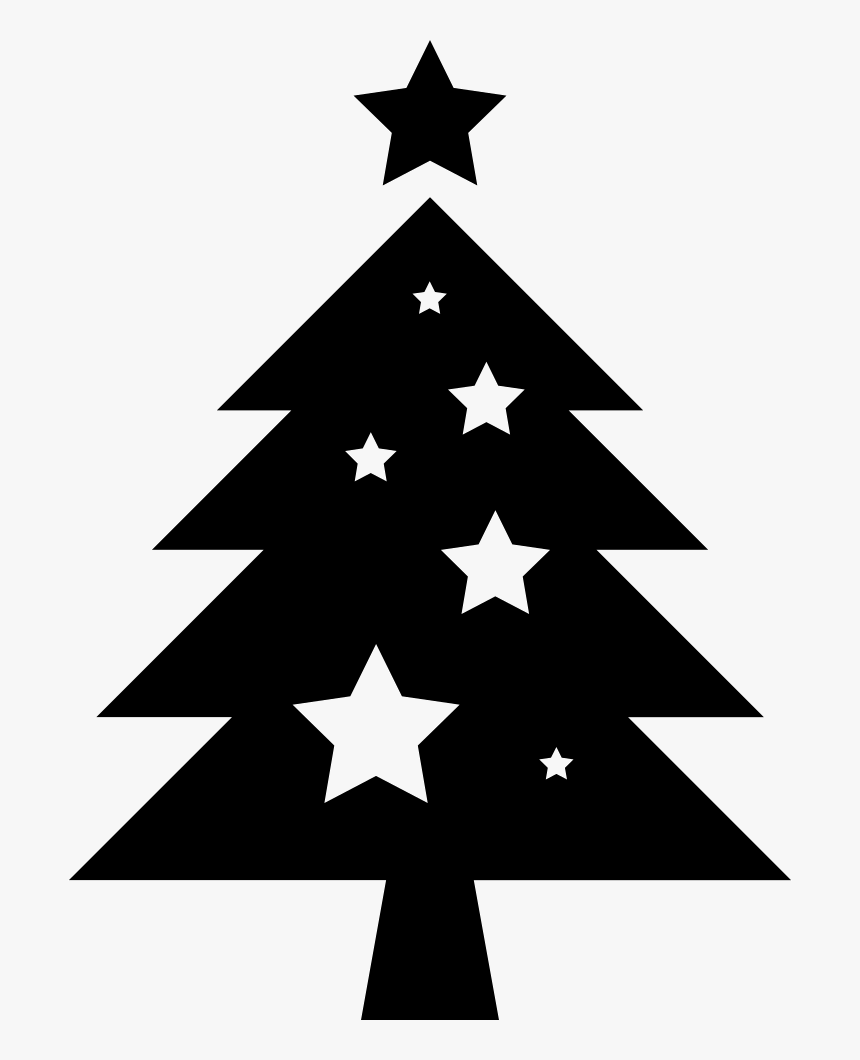
#> input picture tree.png, 860 x 1060 px
$ jupyter execute --allow-errors tree_skeleton.ipynb   (older library calls are emulated)
#> lines starting #> are read from the running program, lines starting #| are printed output that depends on the picture
[cell 1]
# Skeletonization is an automated Deduction in Geometry.
# the skeleton is the set of points, where two or more wavefronts meet
# skeletonization - computation of a skeleton of some shape, widely used in image processing and visualisation

# import the necessary libraries
import cv2
import numpy as np
from google.colab.patches import cv2_imshow
from PIL import Image
from matplotlib import pyplot as plt
from matplotlib import image as mpimg
from skimage.morphology import skeletonize
from skimage import data
from skimage.util import invert
from skimage.morphology import medial_axis
import scipy
import matplotlib.image as mpimg
import math
import scipy.misc
from scipy.misc import *
from skimage import io, transform

[cell 2]
# plot the original image
plt.title("Original")
plt.xlabel("X pixel scaling")
plt.ylabel("Y pixels scaling")

image = mpimg.imread("tree.png")
#> image is the input picture: shape (1060, 860, 4) float32; mean R, G, B, A 0.665, 0.665, 0.665, 1
plt.imshow(image)
plt.show()

# convert RGB image to grayscale
def rgb2gray(rgb):
    return np.dot(rgb[...,:3], [0.2989, 0.5870, 0.1140])

[cell 3]
# invert the image
image = mpimg.imread("tree.png")

# perform the first skeletonizations
skeleton = skeletonize(image)
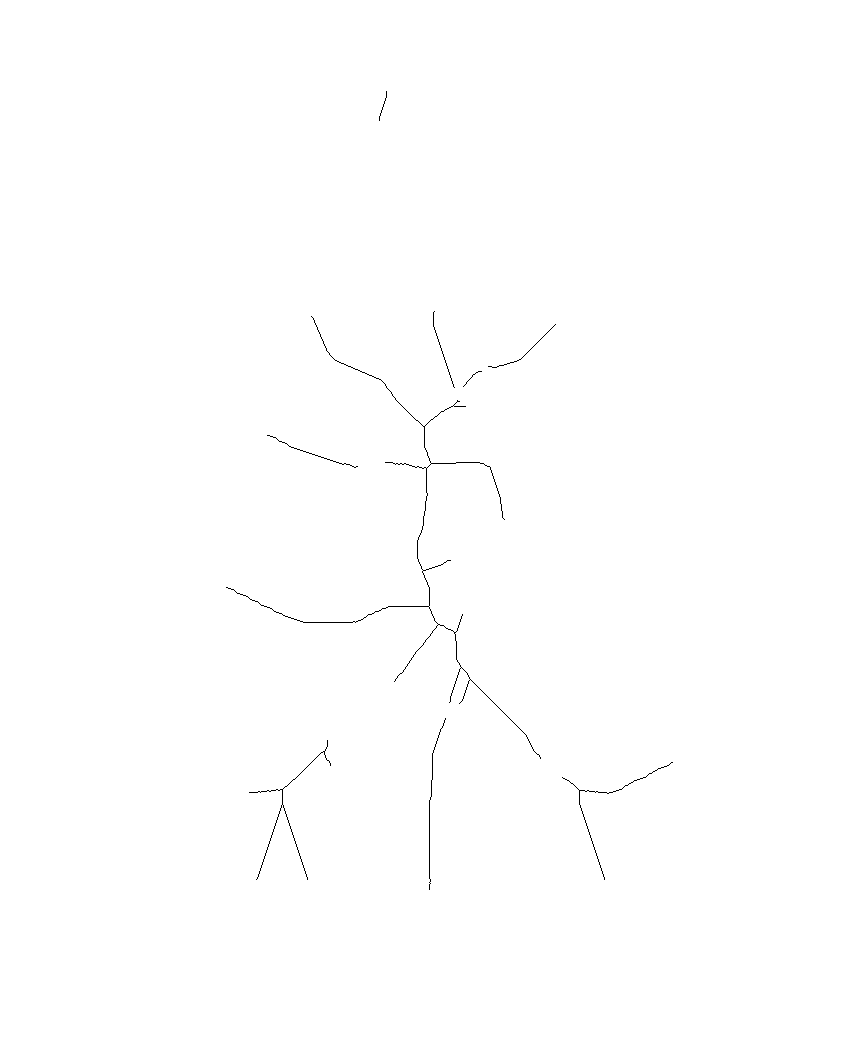
#> skeleton: shape (1060, 860, 4) bool; mean R, G, B, A 0, 0.000666, 5.48e-05, 0.00216; transparent parts drawn white
skeleton_lee = skeletonize(image, method='lee')

[cell 4]
plt.imshow(skeleton)

[cell 5]
# Display results for Skeleton. You can see unwanted skeleton branches around.
fig, axes = plt.subplots(nrows=1, ncols=7, figsize=(10, 4), sharex=True, sharey=True)

ax = axes.ravel()

ax[0].imshow(image, cmap=plt.cm.gray)
ax[0].axis('off')
ax[0].set_title('original', fontsize=10)

# Zha Method 1984 - A fast parallel algorithm for thinning digital patterns. Certain pixels are selectively removed.
ax[1].imshow(skeleton, cmap=plt.cm.gray)
ax[1].axis('off')
ax[1].set_title('2D skeleton', fontsize=10)

# Lee Method 1994 - is designed to be used on 3-D images, and is selected automatically for those.
# For illustrative purposes, we apply this algorithm to a 2-D image.
ax[2].imshow(skeleton_lee, cmap=plt.cm.gray)
ax[2].axis('off')
ax[2].set_title('3D skeleton Lee', fontsize=10)

# Resize to 30% of original size
#> (the rest of this cell did not finish here and is left out)

[cell 6]
fileName = "tree.png"

[cell 7]
I=mpimg.imread(fileName)
I2 = io.imread("tree.png")

[cell 8]
# Convert image to grayscale
I = rgb2gray(I)

[cell 9]
# Obtain the size of the image
h, w, c = I2.shape
#> h = 1060; w = 860; c = 4

# Resize the image to 0.3 times of it's original size
h_new, w_new = (int)(h * 0.3), (int)(w * 0.3)
#> h_new = 318; w_new = 258

# new resized image
resizedImage = transform.resize(I2, (h_new, w_new))


plt.imshow(resizedImage)
plt.show()

#print(I2.shape)

[cell 10]
print(resizedImage.shape)
#| (318, 258, 4)

[cell 11]
# Define the tuning parameters for flux image.
# Number of samples is related to the number of points this algorithm considers around a shrinking disk.
number_of_samples = 30
epsilon = 1
flux_threshold = 8

[cell 12]
import scipy.ndimage.morphology as morphOps

[cell 13]
# distImage - Exact euclidean distance transform.
# In addition to the distance transform, the feature transform can be calculated.
# In this case the index of the closest background element is returned along the first axis of the result.
distImage,IDX = morphOps.distance_transform_edt(I,return_indices=True);
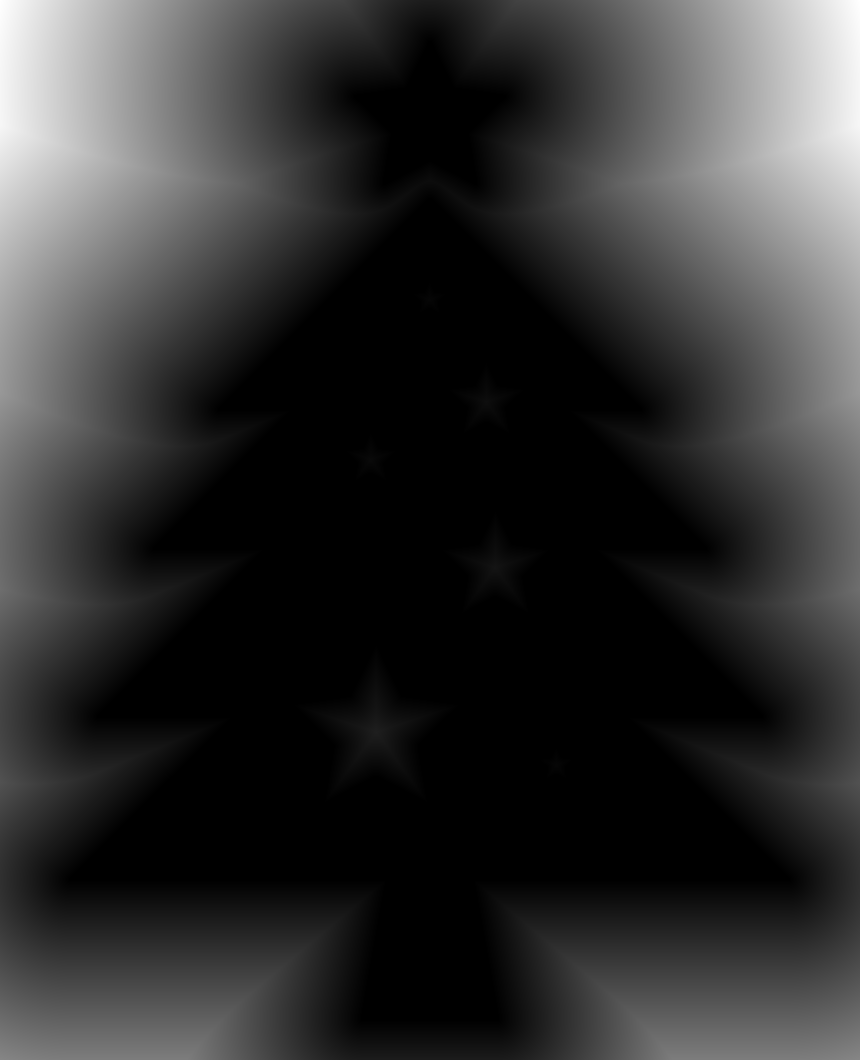
#> distImage: shape (1060, 860) float64; min 0, max 367.8, mean 71.7; drawn with min black and max white

[cell 14]
plt.imshow(distImage)

[cell 15]
# sample a set of points around a shrinking disk.
# The formula for magnetic flux is Φ = B * A * cos(θ), where B is the magnetic field strength, A is the area, and θ is the angle between the magnetic field and the area vector.
def sample_sphere_2D(number_of_samples):
#> called with number_of_samples = 30
    sphere_points = np.zeros((number_of_samples,2))
    alpha = (2*math.pi)/(number_of_samples)
    for i in range(number_of_samples):
        sphere_points[i][0] = math.cos(alpha*(i-1))
        sphere_points[i][1] = math.sin(alpha*(i-1))
    return sphere_points

[cell 16]
sphere_points = sample_sphere_2D(number_of_samples)

[cell 17]
def sub2ind(array_shape, rows, cols):
    ind = rows*array_shape[1] + cols
    ind[ind < 0] = -1
    ind[ind >= array_shape[0]*array_shape[1]] = -1
    return ind

def ind2sub(array_shape, ind):
    ind[ind < 0] = -1
    ind[ind >= array_shape[0]*array_shape[1]] = -1
    rows = (ind.astype('int') / array_shape[1])
    cols = ind % array_shape[1]
    return (rows, cols)

[cell 18]
# Flux - measure of the number of electric or magnetic field lines passing through a surface in a given amount time.
# Field lines provide a mechanism for visualizing the magnitude and direction of the field being measured.
# They are imaginary lines that follow different patterns, depending on the field type: electric or magnetic
# The electric flux is then just the electric field times the area of the sphere.
def compute_aof(distImage,IDX, sphere_points, epsilon):

#> called with IDX = array of shape (2, 1060, 860), sphere_points = array of shape (30, 2), epsilon = 1
    m = distImage.shape[0]
#> m = 1060
    n = distImage.shape[1]
#> n = 860
    normals = np.zeros(sphere_points.shape)
    fluxImage = np.zeros((m,n))
    for t in range(0,number_of_samples):
        normals[t] = sphere_points[t]
    sphere_points = sphere_points * epsilon

    XInds = IDX[0]
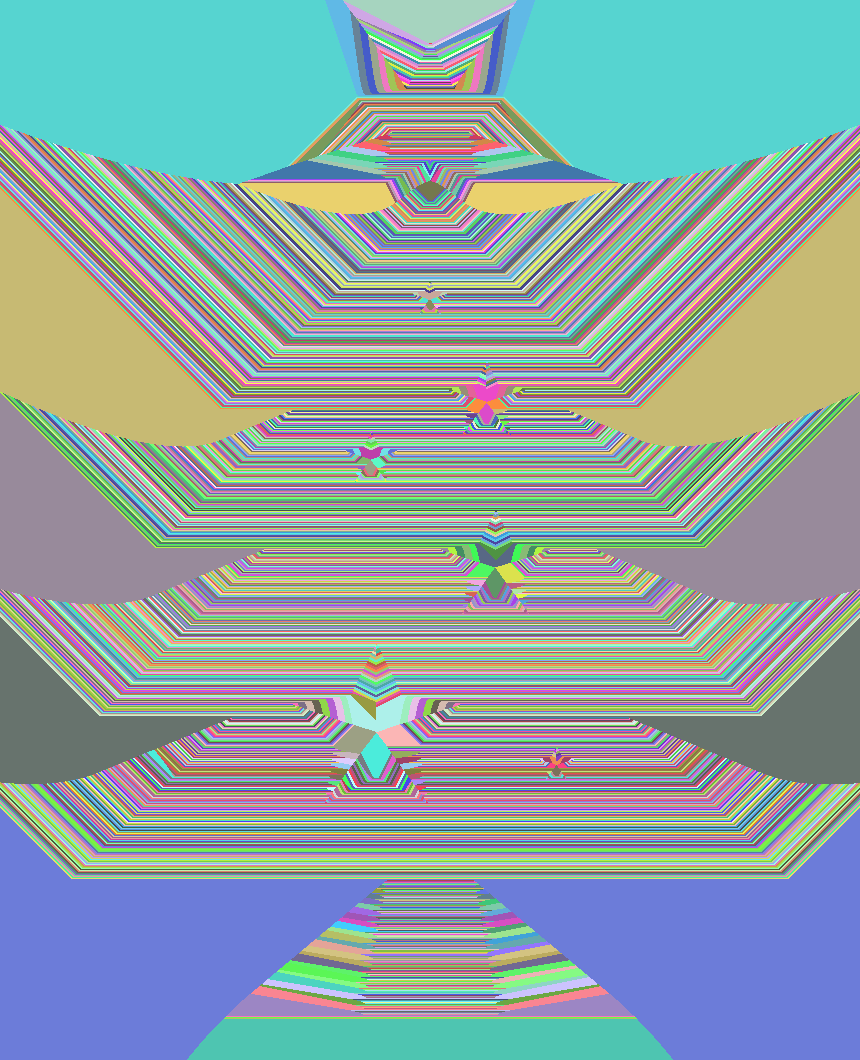
#> XInds: shape (1060, 860) int32; 963 distinct labels, from 42 to 1019; one colour per label, 0 black
    YInds = IDX[1]
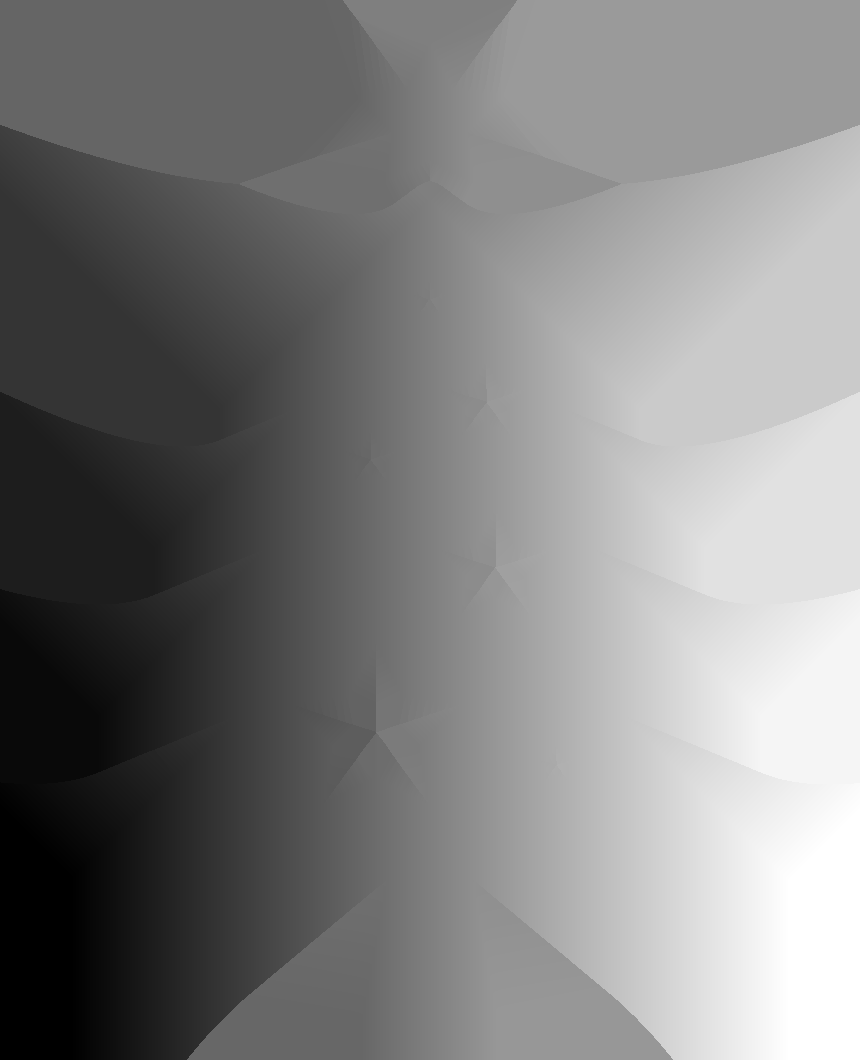
#> YInds: shape (1060, 860) int32; min 70, max 788, mean 429.4; drawn with min black and max white

    for i in range(0,m):
        for j in range(0,n):
            flux_value = 0
            if (distImage[i][j] > -1.5):
                if( i > epsilon and j > epsilon and i < m - epsilon and j < n - epsilon ):
#                   sum over dot product of normal and the gradient vector field (q-dot)
                    for ind in range (0,number_of_samples):

#                       a point on the sphere
                        px = i+sphere_points[ind][0]+0.5;
                        py = j+sphere_points[ind][1]+0.5;

#                       the indices of the grid cell that sphere points fall into
                        cI = math.floor(i+sphere_points[ind][0]+0.5)
                        cJ = math.floor(j+sphere_points[ind][1]+0.5)

#                       closest point on the boundary to that sphere point

                        bx = XInds[cI][cJ]
                        by = YInds[cI][cJ]
#                       the vector connect them
                        qq = [bx-px,by-py]

                        d = np.linalg.norm(qq)
                        if(d!=0):
                            qq = qq / d
                        else:
                            qq = [0,0]
                        flux_value = flux_value + np.dot(qq,normals[ind])
            fluxImage[i][j] = flux_value
    return fluxImage
